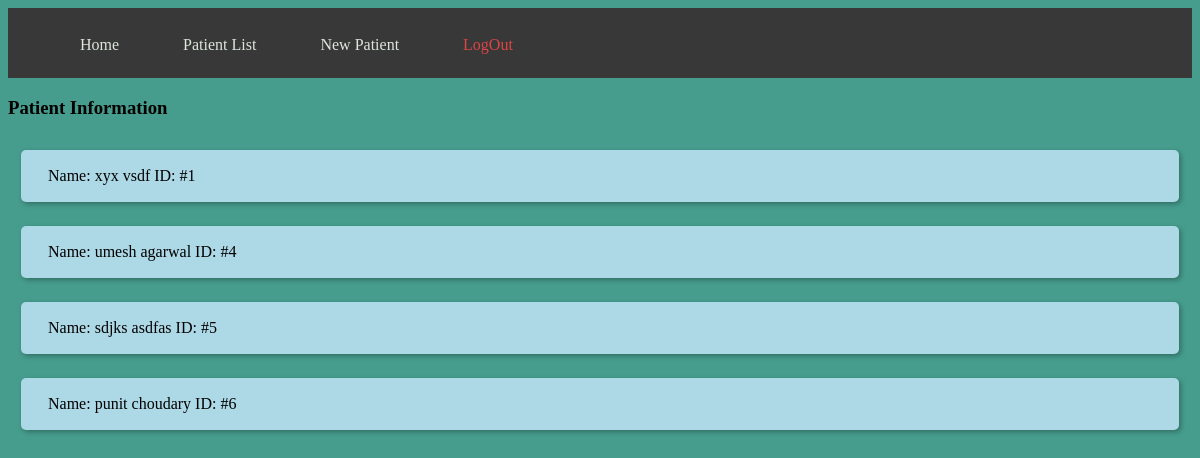
Page /patientlist/ (signed in) on the committed database.
### core/models.py (models this page shows)
class Patient_Info(models.Model):
    patient_ID = models.BigAutoField(primary_key=True)
    first_Name = models.CharField(max_length=64,null=False)
    last_Name = models.CharField(max_length=64)
    sex = models.CharField(max_length=10,null=False)
    age = models.IntegerField(null=False)
    nationality = models.CharField(max_length=20,default='Indian')
    address = models.TextField()
    insurance_policy_ID =models.CharField(max_length=12,null=True,blank=True)
    Nation_Card_ID = models.CharField(max_length=15,null=True,blank=True)
    email = models.EmailField(null=True,blank=True)
    admit_date = models.DateField(auto_now_add=True)
    discharge_date = models.DateField(null=True)
    phone = models.CharField(max_length=15,null=True)

### core/views.py (the view)
# urls.py: path('patientlist/',views.patientList,name='patient_list'),
def patientList(request):
    if not request.user.is_authenticated:
        return redirect('/login/')
    patients = Patient_Info.objects.all() # get all patients from the database
    context = {'patients': patients} # pass patients to the context dictionary
    return render(request, 'patient_list.html', context) # render the patient list template with the context data

### template/patient_list.html (shortened to what this page needs)
<!DOCTYPE html>
<html lang="en" style="/*! color: ; */background-color: #469d8d;">
<head>
</head>
<body>
<nav>
  <ul>
    <li><a href="{%url 'home'%}">Home</a></li>
    <li><a href="{% url 'patient_list' %}">Patient List</a></li>
    <li><a href="{% url 'add_patient' %}">New Patient</a></li>
    <li><a href="{% url 'logout' %}" style="color: #dd4545;" >LogOut</a></li>
  </ul>
</nav>
<h3>Patient Information</h3>
{% block content %}
<div class="list">
{% for patient in patients %}
  <a href="{{patient.patient_ID}}/">
    <div class="my-div">
      <p>
        <span class="label">Name:</span>
        <span class="value">{{ patient.first_Name }} {{ patient.last_Name }}</span>
        <span class="label">ID:</span>
        <span class="value">#{{ patient.patient_ID }}</span>
      </p>
    </div>
  </a>
{% endfor %}
</div>
{% endblock %}
</body>
</html>

### template/patient_list.html (style rules this page uses)
.my-div { background-color: lightblue; color: black; padding: 1px; border-radius: 5px; box-shadow: 2px 2px 5px rgba(0,0,0,0.3); cursor: pointer; text-align: left; width: auto; padding-left:27px; }
.list { padding:1px; }
nav { background-color: #393838; height: 70px; display: flex; justify-content: left; }
ul { list-style: none; display: flex; }
li { margin: 0 20px; }
a { display: block; color: #dce6dd; text-decoration: none; padding: 12px; transition: all 0.3s ease; }

### rows in the picture
Patient_Info: first_Name "xyx", last_Name "vsdf", patient_ID "1"
Patient_Info: first_Name "umesh", last_Name "agarwal", patient_ID "4"
Patient_Info: first_Name "sdjks", last_Name "asdfas", patient_ID "5"
Patient_Info: first_Name "punit", last_Name "choudary", patient_ID "6"
